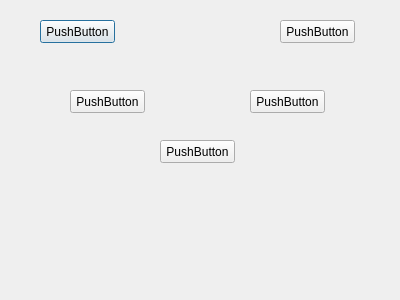
<?xml version="1.0" encoding="UTF-8"?>
<ui version="4.0">
 <class>select_player</class>
 <widget class="QDialog" name="select_player">
  <property name="geometry">
   <rect>
    <x>0</x>
    <y>0</y>
    <width>400</width>
    <height>300</height>
   </rect>
  </property>
  <property name="windowTitle">
   <string>Dialog</string>
  </property>
  <widget class="QPushButton" name="bt_pl1">
   <property name="geometry">
    <rect>
     <x>40</x>
     <y>20</y>
     <width>75</width>
     <height>23</height>
    </rect>
   </property>
   <property name="text">
    <string>PushButton</string>
   </property>
  </widget>
  <widget class="QPushButton" name="bt_pl2">
   <property name="geometry">
    <rect>
     <x>280</x>
     <y>20</y>
     <width>75</width>
     <height>23</height>
    </rect>
   </property>
   <property name="text">
    <string>PushButton</string>
   </property>
  </widget>
  <widget class="QPushButton" name="bt_pl3">
   <property name="geometry">
    <rect>
     <x>70</x>
     <y>90</y>
     <width>75</width>
     <height>23</height>
    </rect>
   </property>
   <property name="text">
    <string>PushButton</string>
   </property>
  </widget>
  <widget class="QPushButton" name="bt_pl4">
   <property name="geometry">
    <rect>
     <x>250</x>
     <y>90</y>
     <width>75</width>
     <height>23</height>
    </rect>
   </property>
   <property name="text">
    <string>PushButton</string>
   </property>
  </widget>
  <widget class="QPushButton" name="bt_pl5">
   <property name="geometry">
    <rect>
     <x>160</x>
     <y>140</y>
     <width>75</width>
     <height>23</height>
    </rect>
   </property>
   <property name="text">
    <string>PushButton</string>
   </property>
  </widget>
 </widget>
 <resources/>
 <connections/>
</ui>
